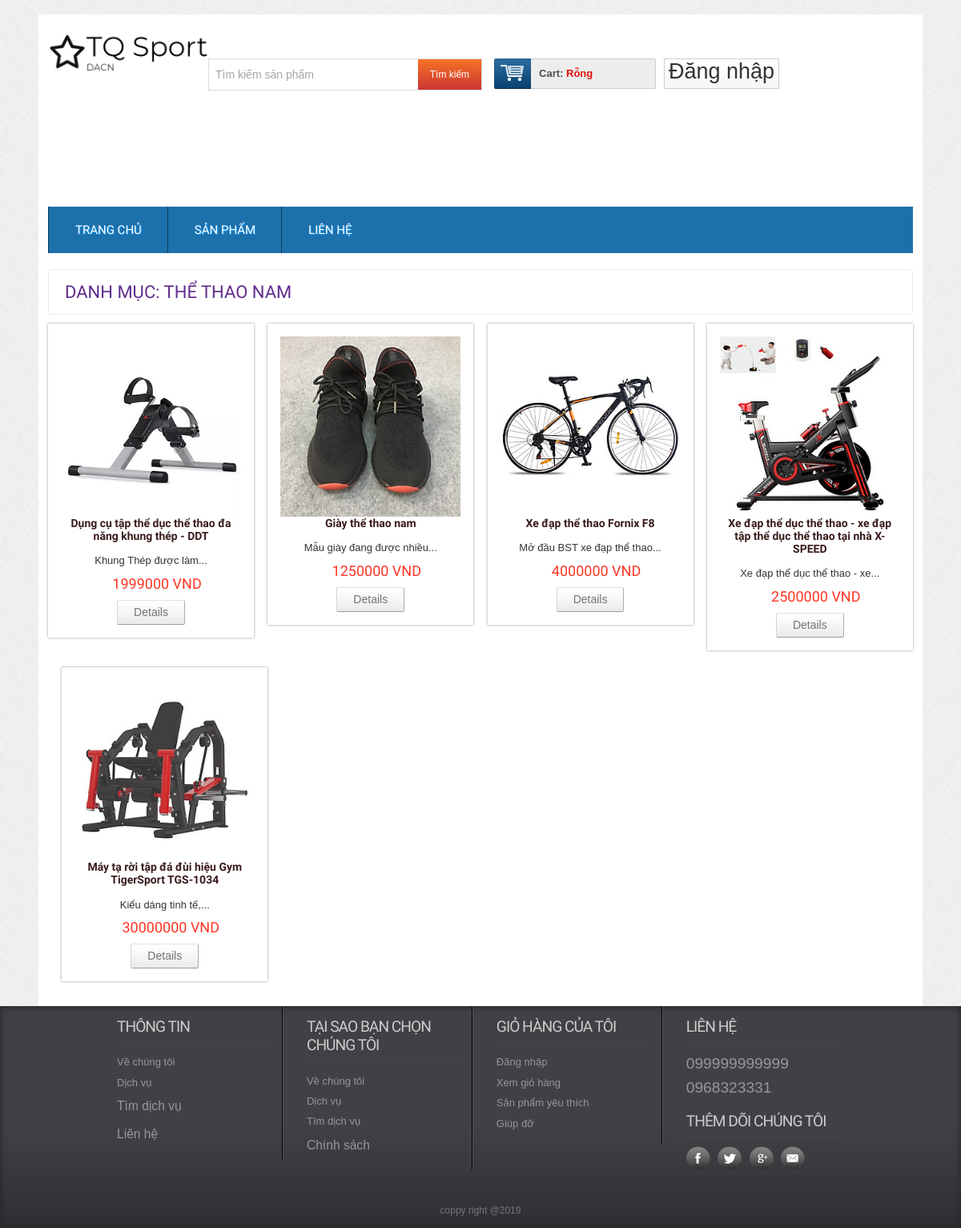
The app's page /productbycat.php?catid=18 with its own data.
### tables this page shows
CREATE TABLE IF NOT EXISTS `tbl_product` (
  `productId` int(11) NOT NULL AUTO_INCREMENT,
  `productName` tinytext NOT NULL,
  `product_code` varchar(200) NOT NULL,
  `productQuantity` varchar(50) NOT NULL,
  `product_soldout` varchar(50) NOT NULL DEFAULT '0',
  `product_remain` varchar(50) NOT NULL,
  `catId` int(11) NOT NULL,
  `brandId` int(11) NOT NULL,
  `product_desc` text NOT NULL,
  `type` int(11) NOT NULL,
  `price` varchar(255) NOT NULL,
  `image` varchar(255) NOT NULL,
  PRIMARY KEY (`productId`)
);

CREATE TABLE IF NOT EXISTS `tbl_category` (
  `catId` int(11) NOT NULL AUTO_INCREMENT,
  `catName` varchar(255) NOT NULL,
  PRIMARY KEY (`catId`)
);

### classes/category.php (called while the page is built, shortened)
<?php
	$filepath = realpath(dirname(__FILE__));
	include_once ($filepath.'/../lib/database.php');
	include_once ($filepath.'/../helpers/format.php');
?>
<?php
	class category
	{
		private $db;
		public function __construct()
		{
			$this->db = new Database();
		}
		public function get_product_by_cat($id)
		{
			$query = "SELECT * FROM tbl_product where catId = '$id' order by catId desc LIMIT 8";
			$result = $this->db->select($query);
			return $result;
		}
		public function get_name_by_cat($id)
		{
			$query = "SELECT tbl_product.*,tbl_category.catName,tbl_category.catId
					  FROM tbl_product,tbl_category
					  WHERE tbl_product.catId = tbl_category.catId
					  AND tbl_product.catId ='$id' LIMIT 1 ";
			$result = $this->db->select($query);
			return $result;
		}
	}
 ?>

### lib/database.php (called while the page is built, shortened)
<?php
Class Database extends PDO{
   public $host   = DB_HOST;
   public $user   = DB_USER;
   public $pass   = DB_PASS;
   public $dbname = DB_NAME;
   public $link;
private function connectDB(){
   $this->link = new mysqli($this->host, $this->user, $this->pass, $this->dbname,3308);
 }
public function select($query){
  $result = $this->link->query($query) or
   die($this->link->error.__LINE__);
  if($result->num_rows > 0){
    return $result;
  } else {
    return false;
  }
 }
}

### helpers/format.php (called while the page is built, shortened)
<?php
class Format{
 public function textShorten($text, $limit = 400){
    $text = $text. " ";
    $text = substr($text, 0, $limit);
    $text = substr($text, 0, strrpos($text, ' '));
    $text = $text."...";
    return $text;
 }
}
?>

### productbycat.php (the view, shortened to what this page needs)
<?php
	include 'inc/header.php';
 ?>
<?php
    if(!isset($_GET['catid']) || $_GET['catid'] == NULL){
        echo "<script> window.location = '404.php' </script>";
    }else {
        $id = $_GET['catid'];
    }
  ?>
 <div class="main">
    <div class="content">
    	<div class="content_top">
    		<?php
	      	$name_cat = $cat->get_name_by_cat($id);
	      	if ($name_cat) {
	      		while ($result_name = $name_cat->fetch_assoc()) {
	      	 ?>
    		<div class="heading">
    		<h3>Danh mục: <?php echo $result_name['catName'] ; ?></h3>
    		</div>
    		<?php
				}
	      	}
			?>
    	</div>
	      <div class="section group">
	      	<?php
	      	$productbycat = $cat->get_product_by_cat($id);
	      	if ($productbycat) {
	      		while ($result = $productbycat->fetch_assoc()) {
	      	 ?>
				<div class="grid_1_of_4 images_1_of_4">
					 <a href="preview-3.php"><img src="admin/uploads/<?php echo $result['image'] ?>" alt="" /></a>
					 <h2><?php echo $result['productName'] ?></h2>
					 <p><?php echo $fm->textShorten($result['product_desc'],50) ?></p>
					 <p><span class="price"><?php echo $result['price'].' VND' ?></span></p>
				     <div class="button"><span><a href="details.php?proid=<?php echo $result['productId']; ?>" class="details">Details</a></span></div>
				</div>
				<?php
				}
	      	}else {
	      		echo "Sản phẩm này hiện chưa có trong danh mục";
	      	}
				 ?>
			</div>
    </div>
 </div>
<?php
	include 'inc/footer.php';
 ?>

### css/style.css (style rules this page uses)
html,body,div,span,applet,object,iframe,h1,h2,h3,h4,h5,h6,p,blockquote,pre,a,abbr,acronym,address,big,cite,code,del,dfn,em,img,ins,kbd,q,s,samp,small,strike,strong,sub,sup,tt,var,b,u,i,dl,dt,dd,ol,nav ul,nav li,fieldset,form,label,legend,table,caption,tbody,tfoot,thead,tr,th,td,article,aside,canvas,details,embed,figure,figcaption,footer,header,hgroup,menu,nav,output,ruby,section,summary,time,mark,audio,video { margin:0;padding:0;border:0;font-size:100%;font:inherit;vertical-align:baseline; }
a { text-decoration:none; }
img { max-width:100%; }
body { font-family:Arial, Helvetica, sans-serif; background:url(../images/body_bg3.jpg); }
.section { clear: both; padding: 0px; margin: 0px; }
.group:before, .group:after { content:""; display:table; }
.group:after { clear:both; }
.group { zoom:1; }
.content { padding:20px 0; background:#FFF; }
.content h2 { font-size:40px; color:#333; font-family: 'Monda', sans-serif; }
.content_top { padding:15px 20px; border:1px solid #EBE8E8; border-radius:3px; }
.heading { float:left; margin-right:10%; }
.heading h3 { font-family: 'Monda', sans-serif; font-size:22px; color:#602D8D; text-transform:uppercase; }
.grid_1_of_4 { display: block; float:left; margin: 1% 0 1% 1.6%; box-shadow: 0px 0px 3px rgb(150, 150, 150); }
.grid_1_of_4:first-child { margin-left: 0; }
.images_1_of_4 { width: 20.8%; padding:1.5%; text-align:center; position:relative; }
.images_1_of_4 img { max-width:100%; }
.images_1_of_4 h2 { color: rgb(58, 27, 27); font-family: 'Monda', sans-serif; font-size: 14px; font-weight: 600; }
.images_1_of_4 p { font-size:0.8125em; padding:0.4em 0; color: #333; }
.images_1_of_4 p span.price { font-size: 18px; font-family: 'Monda', sans-serif; color: #ff3425; font-weight: 400; margin-left: 15px; }
.images_1_of_4 .button { float: left; line-height: 1.9em; margin-top: 0.3em; width: 100%; }
.images_1_of_4 .button a { padding:7px 20px; font-size:0.8em; }
.images_1_of_4 .button a { font-family: "Trebuchet MS",Arial,Helvetica,sans-serif; font-size: 14px; line-height: 15px; text-transform: none; color: #737370; text-decoration: none!important; background: url(../images/button-bg.png) repeat-x 0 0 #E8E8E8; display: inline-block; border-left: 1px solid #D4D4D4!important; border-right: 1px solid #ADADAD!important; border-top: 1px solid #E0E0E0!important; border-bottom: 1px solid #9C9C9C!important; cursor: pointer!important; margin: 0 2px; border-radius: 2px; -moz-border-radius: 2px; -webkit-border-radius: 2px; -webkit-transition: all 0.5s ease; -moz-transition: all 0.5s ease; -o-transition: all 0.5s ease; transition: all 0.5s ease; }

### records on screen
tbl_product: catId.catName "THỂ THAO NAM", image (picture), productName "Dụng cụ tập thể dục thể thao đa năng khung thép - DDT", product_desc "Khung Thép được làm...", price "1999000"
tbl_product: image (picture), productName "Giày thể thao nam", product_desc "Mẫu giày đang được nhiều...", price "1250000"
tbl_product: image (picture), productName "Xe đạp thể thao Fornix F8", product_desc "Mở đầu BST xe đạp thể thao...", price "4000000"
tbl_product: image (picture), productName "Xe đạp thể dục thể thao - xe đạp tập thể dục thể thao tại nhà X-SPEED", product_desc "Xe đạp thể dục thể thao - xe...", price "2500000"
tbl_product: image (picture), productName "Máy tạ rời tập đá đùi hiệu Gym TigerSport TGS-1034", product_desc "Kiểu dáng tinh tế,...", price "30000000"
